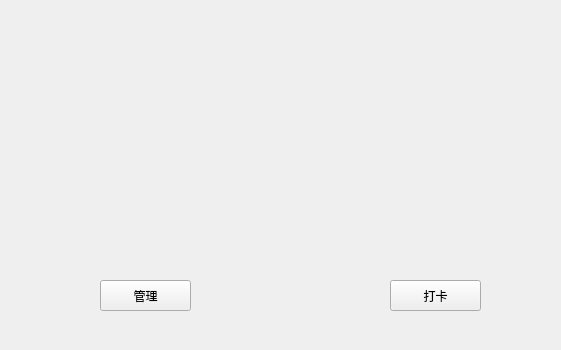
<?xml version="1.0" encoding="UTF-8"?>
<ui version="4.0">
 <class>Homepage</class>
 <widget class="QWidget" name="Homepage">
  <property name="geometry">
   <rect>
    <x>0</x>
    <y>0</y>
    <width>561</width>
    <height>350</height>
   </rect>
  </property>
  <property name="windowTitle">
   <string>Form</string>
  </property>
  <widget class="QWidget" name="widget" native="true">
   <property name="geometry">
    <rect>
     <x>0</x>
     <y>0</y>
     <width>561</width>
     <height>351</height>
    </rect>
   </property>
   <property name="styleSheet">
    <string notr="true">image: url(:/new/prefix1/img/home.png);</string>
   </property>
   <widget class="QPushButton" name="pushButton_2">
    <property name="geometry">
     <rect>
      <x>390</x>
      <y>280</y>
      <width>91</width>
      <height>31</height>
     </rect>
    </property>
    <property name="text">
     <string>打卡</string>
    </property>
   </widget>
   <widget class="QPushButton" name="ctrl">
    <property name="geometry">
     <rect>
      <x>100</x>
      <y>280</y>
      <width>91</width>
      <height>31</height>
     </rect>
    </property>
    <property name="text">
     <string>管理</string>
    </property>
   </widget>
  </widget>
 </widget>
 <resources/>
 <connections/>
</ui>
